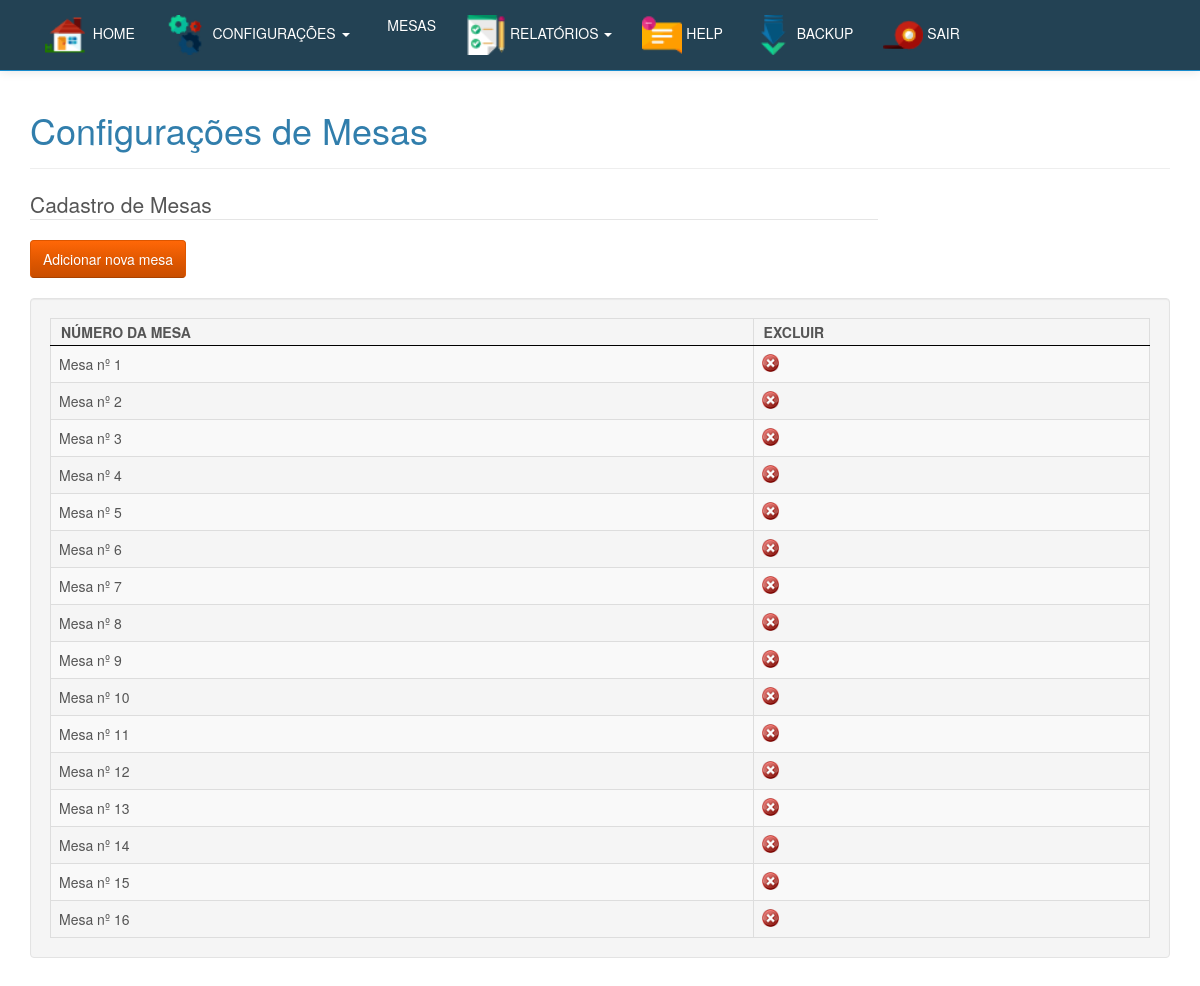
The app's page /inicio.php?btn=cadastromesa (signed in) with its own data.
### tables this page shows
CREATE TABLE `mesa` (
  `id_mesa` int(10) NOT NULL AUTO_INCREMENT,
  `numero` int(10) NOT NULL,
  `idGarcon` varchar(200) NOT NULL,
  `situacao` int(1) NOT NULL,
  PRIMARY KEY (`id_mesa`)
);

### cadastromesa.php (the view, shortened to what this page needs)
<h1>Gerenciar mesas</h1>
<link href="css/style.css" rel="stylesheet" type="text/css">
<link rel="stylesheet" type="text/css" href="css/demo_table.css"/>
<div class="container">
   <div class="bs-docs-section" >
      <div class="row">
         <div class="col-lg-12">
            <div class="page-header">
               <h1 id="forms">Configurações de Mesas</h1>
            </div>
         </div>
      </div>
      <div class="row">
         <div class="col-lg-9">
            <div class=" bs-component">
               <form action="" class="form-horizontal" method="post" enctype="multipart/form-data">
                  <fieldset>
                     <legend>Cadastro de Mesas</legend>
                       <input name="cadastrar" class="btn btn-warning" type="submit" value="Adicionar nova mesa" id="cadastrar" />
            </div>
         </div>
      </div>
   </div>
		<div class="well">
   <table class="display dataTable table table-striped table-bordered" id="mesas">
      <thead>
         <tr>
            <th>NÚMERO DA MESA</th>
            <th>EXCLUIR</th>
         </tr>
      </thead>
      <tbody>
         <?php
            $sel = mysql_query("SELECT * FROM mesa ORDER BY id_mesa ASC");
            while($ver = mysql_fetch_array($sel)){
         ?>
         <tr>
            <td>Mesa nº <?php echo $ver['numero'];?></td>
            <td>
               <a href="javascript:confirmardel('?btn=cadastromesa&apagar=apagar&id_mesa=<?php echo $ver['id_mesa'] ?>')"><img src="imagens/excluir.png" width="17" height="18"  border="0"/></a>
            </td>
         </tr>
         <?php } ?>
      </tbody>
   </table>
   </div>
</div>

### css/demo_table.css (style rules this page uses)
table.display { margin: 0 auto; clear: both; width: 100%; }
table.display thead th { padding: 3px 18px 3px 10px; border-bottom: 1px solid black; font-weight: bold; cursor: pointer; * cursor: hand; }
table.display td { padding: 3px 10px; }

### records on screen
mesa: numero "1"
mesa: numero "2"
mesa: numero "3"
mesa: numero "4"
mesa: numero "5"
mesa: numero "6"
mesa: numero "7"
mesa: numero "8"
mesa: numero "9"
mesa: numero "10"
mesa: numero "11"
mesa: numero "12"
mesa: numero "13"
mesa: numero "14"
mesa: numero "15"
mesa: numero "16"
